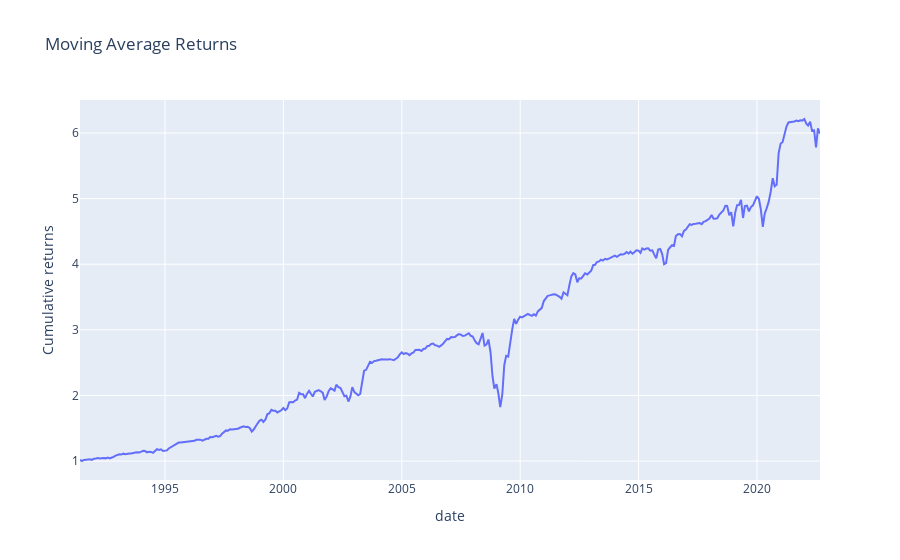

Here is the notebook cell this chart was saved with:
### Markdown cell above
### Evaluation

### Code cell
px.line(strategy_returns, y='mavg_cum_rets', x='date', labels={'mavg_cum_rets': 'Cumulative returns'}, title = 'Moving Average Returns').show()

### Figure 1 — Plotly figure (JSON) as saved in the notebook; plotly's stock layout.template omitted (floating-point values rounded to 4 significant figures; data arrays with more than 128 entries replaced by an {"elided": "..."} marker saying what was removed)
{"data": [{"hovertemplate": "date=%{x}<br>Cumulative returns=%{y}<extra></extra>", "legendgroup": "", "line": {"color": "#636efa", "dash": "solid"}, "marker": {"symbol": "circle"}, "mode": "lines", "name": "", "orientation": "v", "showlegend": false, "type": "scatter", "x": {"elided": "376 str values"}, "xaxis": "x", "y": {"elided": "376 float values"}, "yaxis": "y"}], "layout": {"legend": {"tracegroupgap": 0}, "title": {"text": "Moving Average Returns"}, "xaxis": {"anchor": "y", "domain": [0, 1], "title": {"text": "date"}}, "yaxis": {"anchor": "x", "domain": [0, 1], "title": {"text": "Cumulative returns"}}}}
